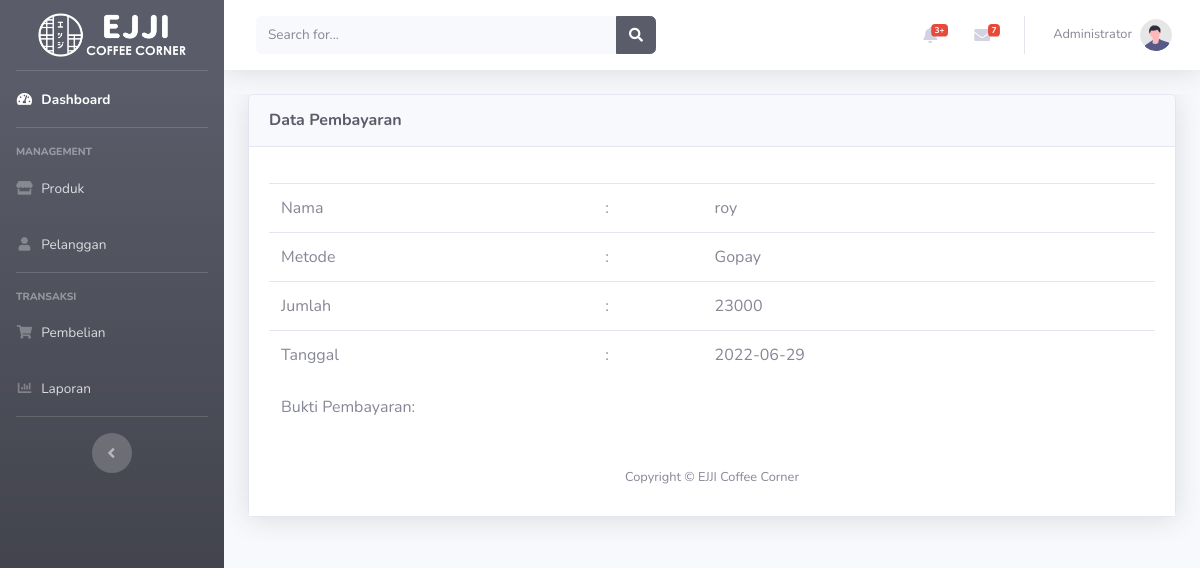
The page /admin/index.php?halaman=pembayaran&id=35 (signed in) on the database its author committed.
### tables this page shows
CREATE TABLE `pembayaran` (
  `id_pembayaran` int(11) NOT NULL,
  `id_pembelian` int(11) NOT NULL,
  `nama` varchar(255) NOT NULL,
  `metode` varchar(255) NOT NULL,
  `jumlah` int(11) NOT NULL,
  `tanggal` date NOT NULL,
  `bukti` varchar(255) NOT NULL
);

### admin/pembayaran.php (the view, shortened to what this page needs)
<?php
$id_pembelian = $_GET['id'];
$query = $koneksi->query("SELECT * FROM pembayaran WHERE id_pembelian='$id_pembelian'");
$detail = $query->fetch_assoc();
if ($detail) {
?>
<!DOCTYPE html>
<html lang="en">
<head>
    <link href="vendor/fontawesome-free/css/all.min.css" rel="stylesheet" type="text/css">
    <link href="css/sb-admin-2.min.css" rel="stylesheet">
    <link href="vendor/datatables/dataTables.bootstrap4.min.css" rel="stylesheet">
</head>
<body id="page-top">
    <div id="wrapper">
        <div id="content-wrapper" class="d-flex flex-column">
            <div id="content">
                <div class="container-fluid">
                    <div class="card shadow mb-4">
                        <div class="card-header py-3">
                            <h6 class="m-0 font-weight-bold text-dark">Data Pembayaran</h6>
                        </div>
                        <div class="card-body">
                            <div class="table-responsive">
                                <table class="table table-bordered" id="dataTable" width="100%" cellspacing="0">
<div class="row">
    <div class="col-md-6">
        <table class="table">
            <tr>
                <td>Nama</td>
                <td>:</td>
                <td><?php echo isset($detail['nama']) ? $detail['nama'] : ''; ?></td>
            </tr>
            <tr>
                <td>Metode</td>
                <td>:</td>
                <td><?php echo isset($detail['metode']) ? $detail['metode'] : ''; ?></td>
            </tr>
            <tr>
                <td>Jumlah</td>
                <td>:</td>
                <td><?php echo isset($detail['jumlah']) ? $detail['jumlah'] : ''; ?></td>
            </tr>
            <tr>
                <td>Tanggal</td>
                <td>:</td>
                <td><?php echo isset($detail['tanggal']) ? $detail['tanggal'] : ''; ?></td>
            </tr>
        </table>
    </div>
    <div class="col-md-6">
        <?php
        $bukti = isset($detail['bukti']) ? $detail['bukti'] : '';
        if (!empty($bukti)) {
            echo 'Bukti Pembayaran:     ';
        }
        ?>
    </div>
</div>
<?php
} else {
    echo 'Data pembayaran tidak ditemukan.';
}
?>

### rows shown on the page
pembayaran: nama "roy", metode "Gopay", jumlah "23000", tanggal "2022-06-29"
